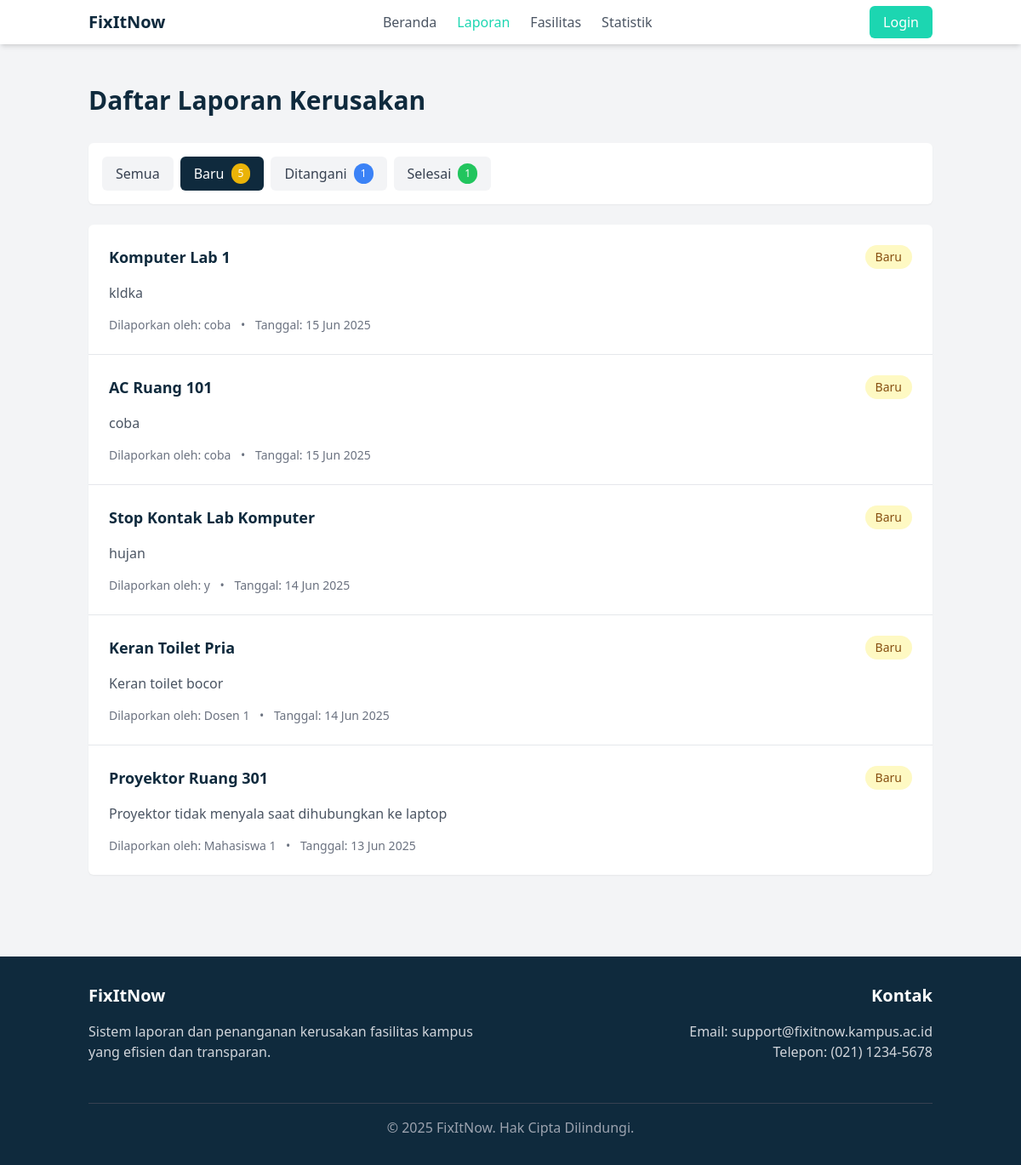
The page /laporan.php?status=Baru on the database its author committed.
### tables this page shows
CREATE TABLE `laporan` (
  `id_laporan` int NOT NULL AUTO_INCREMENT,
  `id_pelapor` int NOT NULL,
  `id_fasilitas` int NOT NULL,
  `deskripsi_kerusakan` text NOT NULL,
  `status` enum('Baru','Ditangani','Selesai') NOT NULL DEFAULT 'Baru',
  `tanggal_lapor` datetime NOT NULL,
  `id_teknisi` int DEFAULT NULL,
  `estimasi_selesai` date DEFAULT NULL,
  `tanggal_selesai` datetime DEFAULT NULL,
  PRIMARY KEY (`id_laporan`),
  KEY `id_pelapor` (`id_pelapor`),
  KEY `id_fasilitas` (`id_fasilitas`),
  KEY `id_teknisi` (`id_teknisi`),
  CONSTRAINT `laporan_ibfk_1` FOREIGN KEY (`id_pelapor`) REFERENCES `users` (`id_user`),
  CONSTRAINT `laporan_ibfk_2` FOREIGN KEY (`id_fasilitas`) REFERENCES `fasilitas` (`id_fasilitas`),
  CONSTRAINT `laporan_ibfk_3` FOREIGN KEY (`id_teknisi`) REFERENCES `users` (`id_user`)
);

CREATE TABLE `fasilitas` (
  `id_fasilitas` int NOT NULL AUTO_INCREMENT,
  `nama_fasilitas` varchar(100) NOT NULL,
  `id_kategori` int NOT NULL,
  `lokasi` varchar(100) NOT NULL,
  PRIMARY KEY (`id_fasilitas`),
  KEY `id_kategori` (`id_kategori`),
  CONSTRAINT `fasilitas_ibfk_1` FOREIGN KEY (`id_kategori`) REFERENCES `kategori_fasilitas` (`id_kategori`)
);

CREATE TABLE `users` (
  `id_user` int NOT NULL AUTO_INCREMENT,
  `nama` varchar(100) NOT NULL,
  `email` varchar(100) NOT NULL,
  `password` varchar(255) NOT NULL,
  `role` enum('user','teknisi','admin') NOT NULL DEFAULT 'user',
  `created_at` timestamp NULL DEFAULT CURRENT_TIMESTAMP,
  PRIMARY KEY (`id_user`),
  UNIQUE KEY `email` (`email`)
);

### models/Laporan.php (called while the page is built, shortened)
<?php
class Laporan {
    protected $pdo;
    public function __construct(PDO $db_connection) {
        $this->pdo = $db_connection;
    }
    public function getReports($status = '', $page = 1, $perPage = 10) {
        $offset = ($page - 1) * $perPage;
        $params = [];
        $sql = "SELECT l.*, f.nama_fasilitas, u.nama as nama_pelapor
                FROM laporan l
                JOIN fasilitas f ON l.id_fasilitas = f.id_fasilitas
                JOIN users u ON l.id_pelapor = u.id_user";
        if ($status !== '') {
            $sql .= " WHERE l.status = ?";
            $params[] = $status;
        }
        $perPage = (int)$perPage;
        $offset = (int)$offset;
        $sql .= " ORDER BY l.tanggal_lapor DESC LIMIT $perPage OFFSET $offset";
        $stmt = $this->pdo->prepare($sql);
        $stmt->execute($params);
        return $stmt->fetchAll(PDO::FETCH_ASSOC);
    }
    public function getReportsByStatus($status) {
        try {
            $query = "SELECT l.*, f.nama_fasilitas, u.nama as nama_pelapor
                      FROM laporan l
                      JOIN fasilitas f ON l.id_fasilitas = f.id_fasilitas
                      JOIN users u ON l.id_pelapor = u.id_user
                      WHERE l.status = ?";
            $stmt = $this->pdo->prepare($query);
            $stmt->execute([$status]);
            return $stmt->fetchAll(PDO::FETCH_ASSOC);
        } catch (PDOException $e) {
            throw new Exception("Error fetching reports by status: " . $e->getMessage());
        }
    }
}
?>

### laporan.php (the view, shortened to what this page needs)
<?php
require_once 'models/Laporan.php';
$db = new Database();
$conn = $db->getConnection();
$laporanModel = new Laporan($conn);
$status = isset($_GET['status']) ? $_GET['status'] : '';
$page = isset($_GET['page']) ? (int)$_GET['page'] : 1;
$perPage = 10;
$reports = $laporanModel->getReports($status, $page, $perPage);
$newCount = count($laporanModel->getReportsByStatus('Baru'));
$inProgressCount = count($laporanModel->getReportsByStatus('Ditangani'));
$completedCount = count($laporanModel->getReportsByStatus('Selesai'));
?>
<!DOCTYPE html>
<html lang="id">
<head>
    <script src="https://cdn.tailwindcss.com"></script>
</head>
<body class="bg-gray-100">
    <nav class="bg-white shadow-md">
        <div class="container mx-auto px-4 py-3 flex justify-between items-center">
            <div class="flex items-center">
                <a href="index.php" class="text-primary font-bold text-xl">FixItNow</a>
            </div>
            <div class="hidden md:flex space-x-6">
                <a href="index.php" class="text-gray-600 hover:text-secondary">Beranda</a>
                <a href="laporan.php" class="text-secondary font-medium">Laporan</a>
                <a href="fasilitas.php" class="text-gray-600 hover:text-secondary">Fasilitas</a>
                <a href="statistik.php" class="text-gray-600 hover:text-secondary">Statistik</a>
            </div>
            <div>
                <?php if(isset($_SESSION['user_id'])): ?>
                    <div class="flex items-center space-x-4">
                        <span class="text-gray-600"><?= $_SESSION['user_name'] ?></span>
                        <a href="logout.php" class="bg-primary text-white px-4 py-2 rounded-md hover:bg-primary-light">Logout</a>
                    </div>
                <?php else: ?>
                    <a href="login.php" class="bg-secondary text-white px-4 py-2 rounded-md hover:bg-secondary-light">Login</a>
                <?php endif; ?>
            </div>
        </div>
    </nav>
    <div class="container mx-auto px-4 py-12">
        <div class="flex justify-between items-center mb-8">
            <h1 class="text-3xl font-bold text-primary">Daftar Laporan Kerusakan</h1>
        </div>
        <div class="bg-white p-4 rounded-md shadow-sm mb-6">
            <div class="flex flex-wrap gap-2">
                <a href="laporan.php" class="<?= $status === '' ? 'bg-primary text-white' : 'bg-gray-100 text-gray-700 hover:bg-gray-200' ?> px-4 py-2 rounded-md">
                    Semua
                </a>
                <a href="laporan.php?status=Baru" class="<?= $status === 'Baru' ? 'bg-primary text-white' : 'bg-gray-100 text-gray-700 hover:bg-gray-200' ?> px-4 py-2 rounded-md flex items-center">
                    Baru
                    <span class="ml-2 bg-yellow-500 text-white text-xs px-2 py-1 rounded-full"><?= $newCount ?></span>
                </a>
                <a href="laporan.php?status=Ditangani" class="<?= $status === 'Ditangani' ? 'bg-primary text-white' : 'bg-gray-100 text-gray-700 hover:bg-gray-200' ?> px-4 py-2 rounded-md flex items-center">
                    Ditangani
                    <span class="ml-2 bg-blue-500 text-white text-xs px-2 py-1 rounded-full"><?= $inProgressCount ?></span>
                </a>
                <a href="laporan.php?status=Selesai" class="<?= $status === 'Selesai' ? 'bg-primary text-white' : 'bg-gray-100 text-gray-700 hover:bg-gray-200' ?> px-4 py-2 rounded-md flex items-center">
                    Selesai
                    <span class="ml-2 bg-green-500 text-white text-xs px-2 py-1 rounded-full"><?= $completedCount ?></span>
                </a>
            </div>
        </div>
        <div class="bg-white rounded-md shadow-sm overflow-hidden">
            <?php if (empty($reports)): ?>
                <div class="p-8 text-center">
                    <p class="text-gray-500">Tidak ada laporan yang ditemukan.</p>
                </div>
            <?php else: ?>
                <div class="grid grid-cols-1 divide-y">
                    <?php foreach($reports as $report): ?>
                        <div class="p-6">
                            <div class="flex flex-wrap justify-between mb-4">
                                <h3 class="text-lg font-bold text-primary"><?= $report['nama_fasilitas'] ?></h3>
                                <span class="<?= getStatusClass($report['status']) ?> px-3 py-1 rounded-full text-sm">
                                    <?= $report['status'] ?>
                                </span>
                            </div>
                            <p class="text-gray-600 mb-4"><?= $report['deskripsi_kerusakan'] ?></p>
                            <div class="flex flex-wrap justify-between text-sm text-gray-500">
                                <div>
                                    <span>Dilaporkan oleh: <?= $report['nama_pelapor'] ?></span>
                                    <span class="mx-2">•</span>
                                    <span>Tanggal: <?= date('d M Y', strtotime($report['tanggal_lapor'])) ?></span>
                                </div>
                            </div>
                        </div>
                    <?php endforeach; ?>
                </div>
            <?php endif; ?>
        </div>
    </div>
    <footer class="bg-primary text-white py-8 mt-12">
        <div class="container mx-auto px-4">
            <div class="grid grid-cols-1 md:grid-cols-2 gap-8">
                <div>
                    <h3 class="text-xl font-bold mb-4">FixItNow</h3>
                    <p class="text-gray-300 mb-4">Sistem laporan dan penanganan kerusakan fasilitas kampus yang efisien dan transparan.</p>
                </div>
                <div class="md:text-right">
                    <h3 class="text-xl font-bold mb-4">Kontak</h3>
                    <p class="text-gray-300">Email: support@fixitnow.kampus.ac.id</p>
                    <p class="text-gray-300">Telepon: (021) 1234-5678</p>
                </div>
            </div>
            <div class="border-t border-gray-700 mt-8 pt-4 text-center text-gray-400">
                <p>&copy; <?= date('Y') ?> FixItNow. Hak Cipta Dilindungi.</p>
            </div>
        </div>
    </footer>
    <?php
    function getStatusClass($status) {
        switch($status) {
            case 'Baru':
                return 'bg-yellow-100 text-yellow-800';
        }
    }
    ?>
</body>
</html>

### rows shown on the page
laporan: id_fasilitas.nama_fasilitas "Komputer Lab 1", status "Baru", deskripsi_kerusakan "kldka", id_pelapor.nama "coba", tanggal_lapor "15 Jun 2025"
laporan: id_fasilitas.nama_fasilitas "AC Ruang 101", status "Baru", deskripsi_kerusakan "coba", id_pelapor.nama "coba", tanggal_lapor "15 Jun 2025"
laporan: id_fasilitas.nama_fasilitas "Stop Kontak Lab Komputer", status "Baru", deskripsi_kerusakan "hujan", id_pelapor.nama "y", tanggal_lapor "14 Jun 2025"
laporan: id_fasilitas.nama_fasilitas "Keran Toilet Pria", status "Baru", deskripsi_kerusakan "Keran toilet bocor", id_pelapor.nama "Dosen 1", tanggal_lapor "14 Jun 2025"
laporan: id_fasilitas.nama_fasilitas "Proyektor Ruang 301", status "Baru", deskripsi_kerusakan "Proyektor tidak menyala saat dihubungkan ke laptop", id_pelapor.nama "Mahasiswa 1", tanggal_lapor "13 Jun 2025"

### other values the page prints
$newCount "5"
$inProgressCount "1"
$completedCount "1"
